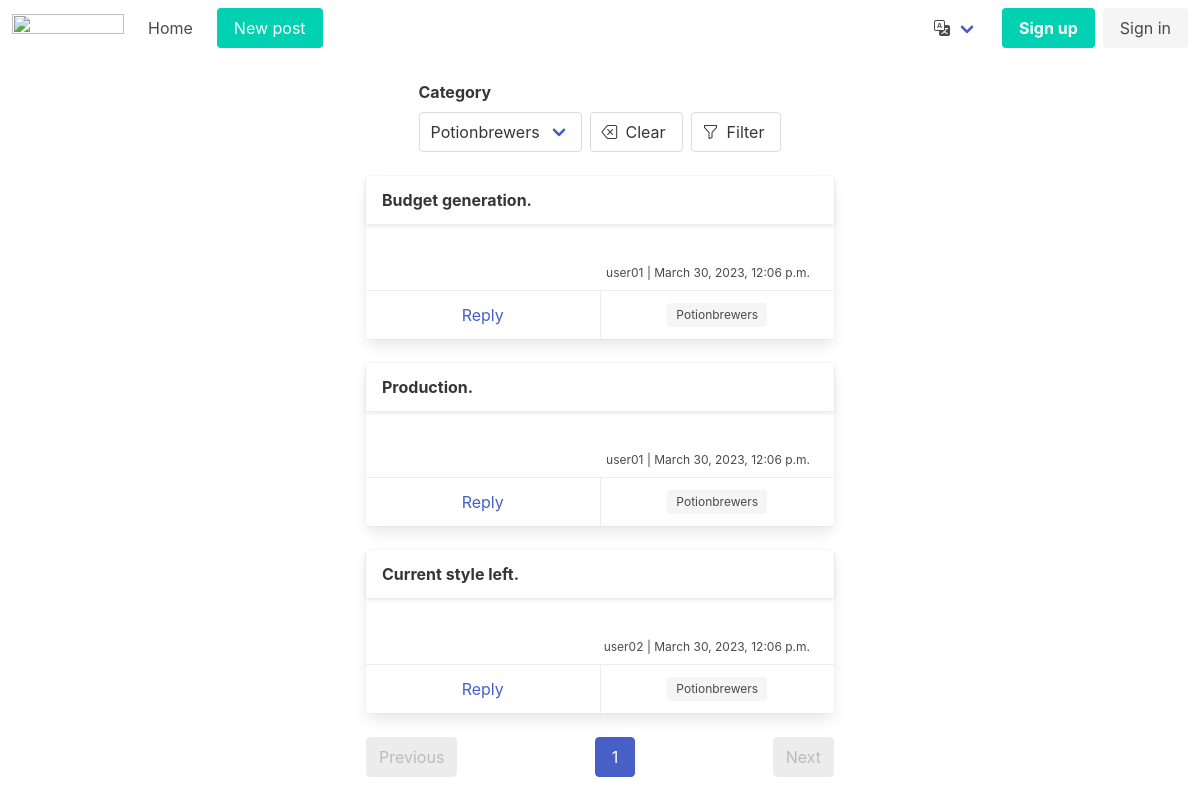
The page /?category=9 on the database as committed earlier.
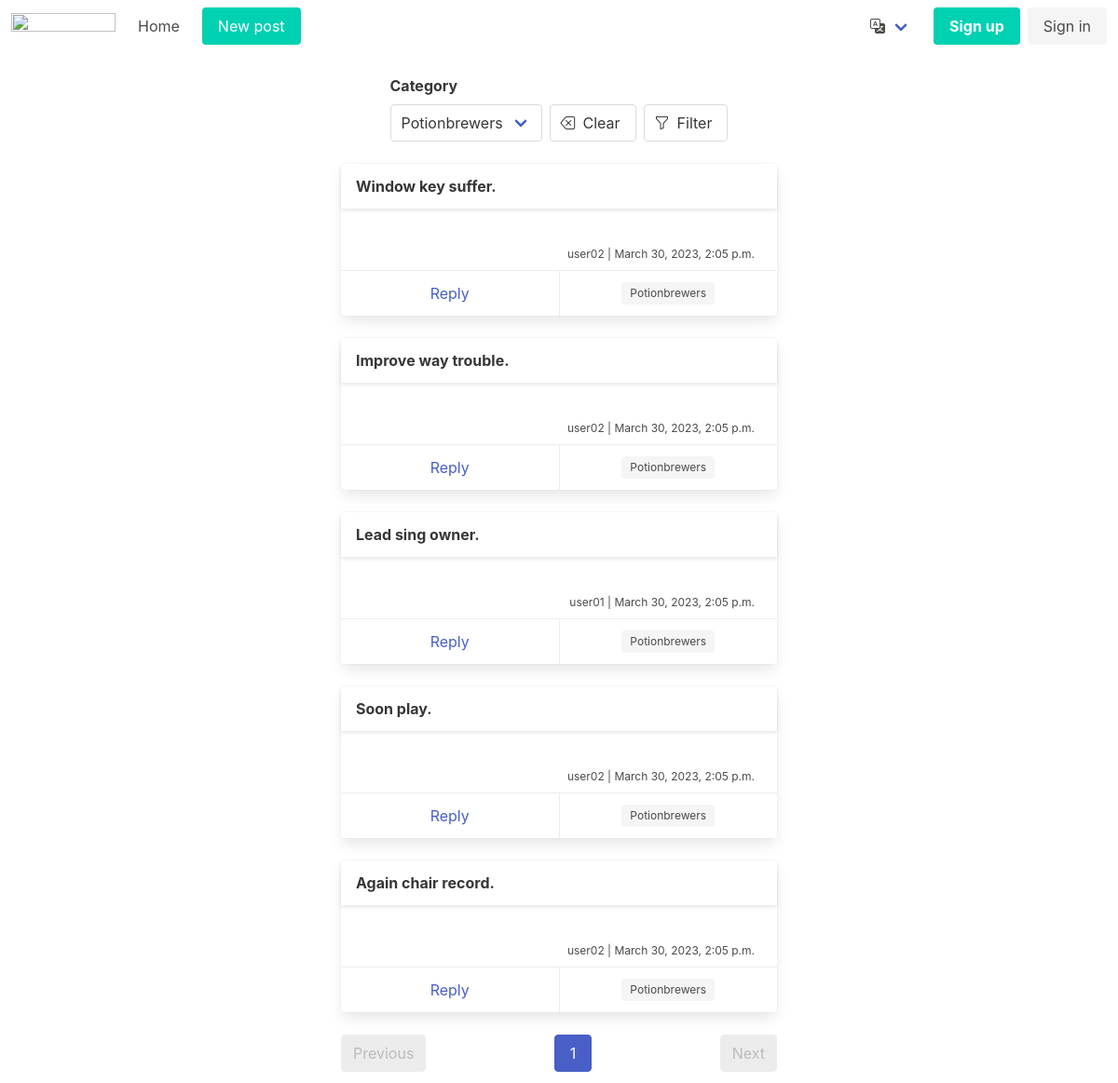
The same page on the database as committed later.
### boardapp/models.py (models this page shows, shortened)
class Post(models.Model):
    author = models.ForeignKey(settings.AUTH_USER_MODEL, on_delete=models.CASCADE, verbose_name=_('Name'))
    title = models.CharField(max_length=255, verbose_name=_('Title'))
    text = tinymce_models.HTMLField(verbose_name=_('Text'))
    category = models.ForeignKey(Category, on_delete=models.RESTRICT, verbose_name=_('Category'))
    date = models.DateTimeField(auto_now_add=True, verbose_name=_('Date'))
    archived = models.BooleanField(default=False)
    class Meta:
        verbose_name = _('Post')
        verbose_name_plural = _('Posts')

class Category(models.Model):
    name = models.CharField(max_length=50, unique=True, verbose_name=_('Name'))
    def __str__(self):
        return f'{self.name}'
    class Meta:
        verbose_name = _('Category')
        verbose_name_plural = _('Сategories')

### users/models.py (models this page shows, shortened)
class User(AbstractUser):
    activated = models.BooleanField(default=False)

### boardapp/views.py (the view)
# urls.py: path('', PostListView.as_view(), name='home'),
class PostListView(FilterView):
    template_name = 'post_list.html'
    filterset_class = PostFilter
    paginate_by = 5
    model = Post
    ordering = ['date']
    def get_queryset(self):
        qs = super().get_queryset()
        qs = qs.filter(archived=False)
        return qs

### boardapp/templatetags/custom_filters.py (called while the page is built)
@register.simple_tag(takes_context=True)
def url_replace(context, **kwargs):
    _dict = context['request'].GET.copy()
    for key, value in kwargs.items():
        _dict[key] = value
    return _dict.urlencode()

### templates/post_list.html (shortened to what this page needs)
{% extends 'base/base.html' %}
{% load i18n %}
{% load custom_filters %}
{% block content %}
{% include 'base/filter.html' %}
<div class="columns is-centered">
  <div class="column is-half">
{% if object_list %}
  {% for post in object_list %}
    <div class="card mb-5">
      <header class="card-header">
        <p class="card-header-title">{{ post.title }}</p>
      </header>
      <div class="card-content pb-2">
        <div class="content">
          <p class="has-text-right is-size-7">{{ post.author }} | {{ post.date }}</p>
        </div>
      </div>
      <footer class="card-footer">
        {% block card-action %}
        {% if post.author == user %}
        <a href="{% url 'replies' %}?post={{ post.pk }}" class="card-footer-item">{% trans "Replies" %}</a>
        {% if not post.archived %}
        <a href="{% url 'post_edit' pk=post.pk %}" class="card-footer-item">{% trans "Edit" %}</a>
        {% else %}
        <p class="card-footer-item">
        <span class="tag">{% trans "Archived" %}</span>
        </p>
        {% endif %}
        <a href="{% url 'post_delete' pk=post.pk %}" class="card-footer-item">{% trans "Delete" %}</a>
        {% else %}
        <a href="{% url 'reply_create' post=post.pk %}" class="card-footer-item">
          {% trans "Reply" context "button" %}</a>
        {% endif %}
        <a href="?{% url_replace category=post.category.pk %}" class="card-footer-item">
          <span class="tag">{{ post.category }}</span>
        </a>
        {% endblock card-action %}
      </footer>
    </div>
  {% endfor %}
{% else %}
  <h2>{% trans "Nothing here!" %}</h2>
{% endif %}
    {% include 'base/paginator.html' %}
  </div>
</div>
{% endblock content %}

Rows that differ between the two databases and show on the page:
no longer on this page (row edited): Post: title "Budget generation.", author "user01", date "March 30, 2023, 12:06 p.m.", category "Potionbrewers"
no longer on this page (row edited): Post: title "Production.", author "user01", date "March 30, 2023, 12:06 p.m.", category "Potionbrewers"
no longer on this page (row edited): Post: title "Current style left.", author "user02", date "March 30, 2023, 12:06 p.m.", category "Potionbrewers"
now on this page (row edited): Post: title "Window key suffer.", author "user02", date "March 30, 2023, 2:05 p.m.", category "Potionbrewers"
now on this page (row edited): Post: title "Improve way trouble.", author "user02", date "March 30, 2023, 2:05 p.m.", category "Potionbrewers"
now on this page (row edited): Post: title "Lead sing owner.", author "user01", date "March 30, 2023, 2:05 p.m.", category "Potionbrewers"
now on this page (row edited): Post: title "Soon play.", author "user02", date "March 30, 2023, 2:05 p.m.", category "Potionbrewers"
now on this page (row edited): Post: title "Again chair record.", author "user02", date "March 30, 2023, 2:05 p.m.", category "Potionbrewers"
